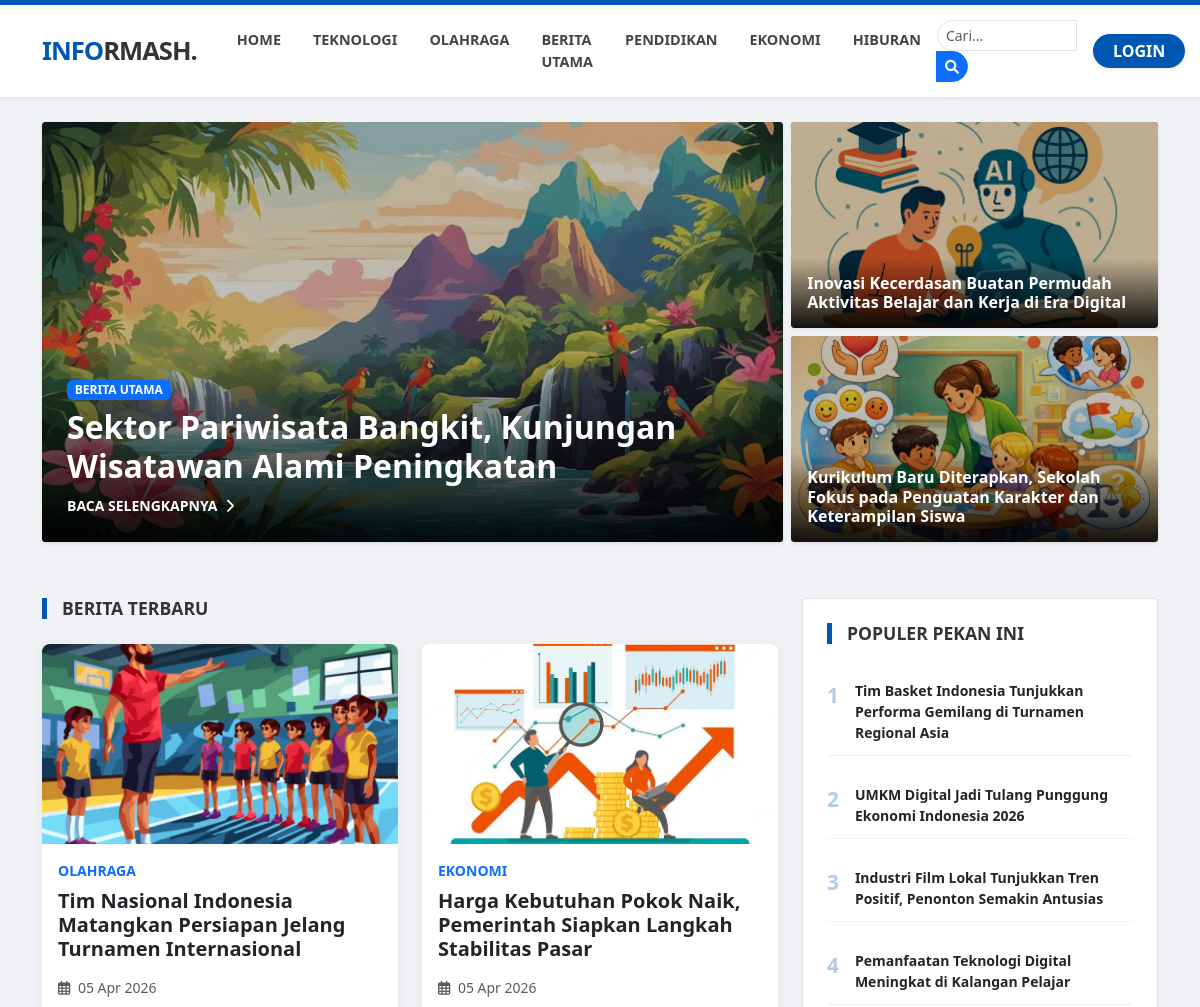
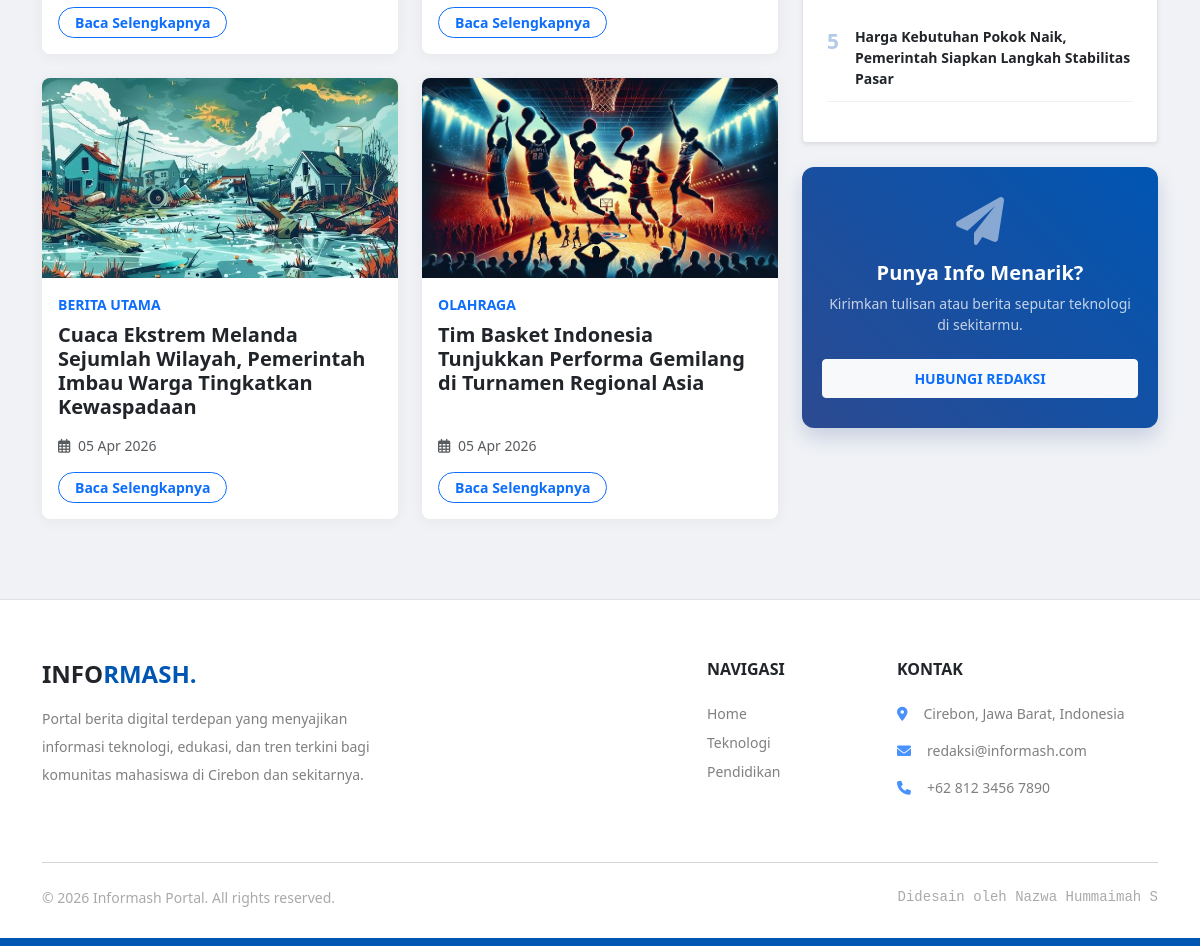
The page / on the database its author committed (2 pictures, top to bottom).
### tables this page shows
CREATE TABLE `kategori` (
  `id_kategori` int(11) NOT NULL,
  `nama_kategori` varchar(100) DEFAULT NULL
);

CREATE TABLE `artikel` (
  `id_artikel` int(11) NOT NULL,
  `judul` varchar(200) DEFAULT NULL,
  `isi` text DEFAULT NULL,
  `gambar` varchar(200) DEFAULT NULL,
  `tanggal` datetime DEFAULT NULL,
  `status` enum('publish','draft') DEFAULT 'draft',
  `id_kategori` int(11) DEFAULT NULL,
  `id_user` int(11) DEFAULT NULL,
  `views` int(11) DEFAULT 0
);

### home_isi.php (the view, shortened to what this page needs)
<?php
$filter_kategori = isset($_GET['kategori']) ? mysqli_real_escape_string($conn, $_GET['kategori']) : '';
$search = isset($_GET['keyword']) ? mysqli_real_escape_string($conn, $_GET['keyword']) : '';
$where_clause = "WHERE a.status = 'publish'";
$headline_q = mysqli_query($conn, "SELECT a.*, k.nama_kategori FROM artikel a JOIN kategori k ON a.id_kategori = k.id_kategori $where_clause ORDER BY a.tanggal DESC, a.id_artikel DESC LIMIT 1");
$headline = mysqli_fetch_assoc($headline_q);
$side_where = $where_clause;
if ($headline) { $side_where .= " AND a.id_artikel != '".$headline['id_artikel']."'"; }
$side_q = mysqli_query($conn, "SELECT a.*, k.nama_kategori FROM artikel a JOIN kategori k ON a.id_kategori = k.id_kategori $side_where ORDER BY a.tanggal DESC LIMIT 2");
$offset = (empty($search) && empty($filter_kategori)) ? "OFFSET 3" : "OFFSET 0";
$latest_limit = (empty($search) && empty($filter_kategori)) ? "LIMIT 4" : "LIMIT 12";
$latest_q = mysqli_query($conn, "SELECT a.*, k.nama_kategori FROM artikel a JOIN kategori k ON a.id_kategori = k.id_kategori $where_clause ORDER BY a.tanggal DESC $latest_limit $offset");
$populer_q = mysqli_query($conn, "SELECT id_artikel, judul FROM artikel WHERE status = 'publish' ORDER BY views DESC LIMIT 5");
?>
<div class="container">
    <?php if($headline): ?>
    <div class="row g-2 mb-5">
        <div class="col-md-8">
            <div class="hero-main shadow-sm">
                <a href="index.php?menu=detail&id=<?= $headline['id_artikel'] ?>">
                    <img src="gambar/<?= $headline['gambar'] ?>" class="hero-img">
                </a>
                <div class="hero-text">
                    <span class="badge bg-primary mb-2 text-uppercase"><?= $headline['nama_kategori'] ?></span>
                    <h2 class="fw-bold">
                        <a href="index.php?menu=detail&id=<?= $headline['id_artikel'] ?>" class="text-white text-decoration-none"><?= $headline['judul'] ?></a>
                    </h2>
                    <a href="index.php?menu=detail&id=<?= $headline['id_artikel'] ?>" class="text-white small fw-bold text-decoration-none">BACA SELENGKAPNYA <i class="fas fa-chevron-right ms-1"></i></a>
                </div>
            </div>
        </div>
        <div class="col-md-4">
            <?php while($s = mysqli_fetch_assoc($side_q)): ?>
            <div class="hero-side mb-2 shadow-sm">
                <a href="index.php?menu=detail&id=<?= $s['id_artikel'] ?>">
                    <img src="gambar/<?= $s['gambar'] ?>" class="hero-img">
                </a>
                <div class="hero-text p-3">
                    <h6 class="fw-bold m-0">
                        <a href="index.php?menu=detail&id=<?= $s['id_artikel'] ?>" class="text-white text-decoration-none"><?= $s['judul'] ?></a>
                    </h6>
                </div>
            </div>
            <?php endwhile; ?>
        </div>
    </div>
    <?php endif; ?>
    <div class="row">
        <div class="col-md-8">
            <h5 class="section-title">Berita Terbaru</h5>
            <div class="row g-4">
                <?php if(mysqli_num_rows($latest_q) > 0): ?>
                    <?php while($l = mysqli_fetch_assoc($latest_q)): ?>
                    <div class="col-md-6">
                        <div class="card news-card h-100">
                            <a href="index.php?menu=detail&id=<?= $l['id_artikel'] ?>">
                                <img src="gambar/<?= $l['gambar'] ?>" class="card-img-top" alt="Thumbnail">
                            </a>
                            <div class="card-body d-flex flex-column">
                                <span class="text-primary small fw-bold text-uppercase mb-2"><?= $l['nama_kategori'] ?></span>
                                <h5 class="fw-bold mb-3">
                                    <a href="index.php?menu=detail&id=<?= $l['id_artikel'] ?>" class="text-dark text-decoration-none hover-blue">
                                        <?= $l['judul'] ?>
                                    </a>
                                </h5>
                                <div class="mt-auto">
                                    <p class="text-muted small mb-3"><i class="far fa-calendar-alt me-1"></i> <?= date('d M Y', strtotime($l['tanggal'])) ?></p>
                                    <a href="index.php?menu=detail&id=<?= $l['id_artikel'] ?>" class="btn btn-outline-primary btn-sm px-3 rounded-pill fw-bold">
                                        Baca Selengkapnya
                                    </a>
                                </div>
                            </div>
                        </div>
                    </div>
                    <?php endwhile; ?>
                <?php else: ?>
                    <div class="col-12">
                        <div class="alert alert-info">Belum ada berita lainnya untuk ditampilkan.</div>
                    </div>
                <?php endif; ?>
            </div>
        </div>
        <div class="col-md-4">
            <div class="bg-white p-4 shadow-sm rounded-1 mb-4 border">
                <h5 class="section-title mb-4">Populer Pekan Ini</h5>
                <?php $no=1; while($p = mysqli_fetch_assoc($populer_q)): ?>
                <a href="index.php?menu=detail&id=<?= $p['id_artikel'] ?>" class="pop-item d-flex align-items-start text-decoration-none mb-3">
                    <span class="pop-number me-3"><?= $no++ ?></span>
                    <span class="fw-bold small text-dark hover-blue"><?= $p['judul'] ?></span>
                </a>
                <?php endwhile; ?>
            </div>
            <div class="cta-banner mb-4">
                <i class="fas fa-paper-plane fa-3x mb-3 opacity-50"></i>
                <h5 class="fw-bold">Punya Info Menarik?</h5>
                <p class="small opacity-75 mb-4">Kirimkan tulisan atau berita seputar teknologi di sekitarmu.</p>
                <a href="https://wa.me/6281234567890" target="_blank" class="btn btn-light btn-sm fw-bold w-100 text-primary py-2">HUBUNGI REDAKSI</a>
            </div>
        </div>
    </div>
</div>

### menu.php (shortened to what this page needs)
<?php
$kategori_nav = mysqli_query($conn, "SELECT * FROM kategori LIMIT 6");
$search = isset($_GET['keyword']) ? mysqli_real_escape_string($conn, $_GET['keyword']) : '';
?>
<!DOCTYPE html>
<html lang="id">
<head>
    <link href="https://cdn.jsdelivr.net/npm/bootstrap@5.3.0/dist/css/bootstrap.min.css" rel="stylesheet">
    <link rel="stylesheet" href="https://cdnjs.cloudflare.com/ajax/libs/font-awesome/6.0.0/css/all.min.css">
</head>
<body>
<nav class="navbar navbar-expand-lg top-nav mb-4">
    <div class="container">
        <a class="navbar-brand me-4" href="index.php?menu=home">INFO<span style="color:#333">RMASH.</span></a>
        <div class="collapse navbar-collapse" id="navbarNav">
            <ul class="navbar-nav me-auto">
                <li class="nav-item"><a class="nav-link fw-bold px-3" href="index.php?menu=home">HOME</a></li>
                <?php while($cat = mysqli_fetch_assoc($kategori_nav)): ?>
                    <li class="nav-item">
                        <a class="nav-link fw-bold px-3" href="index.php?menu=home&kategori=<?= $cat['id_kategori'] ?>">
                            <?= strtoupper($cat['nama_kategori']) ?>
                        </a>
                    </li>
                <?php endwhile; ?>
            </ul>
            <div class="d-flex align-items-center gap-3">
                <form action="index.php" method="GET" class="d-flex m-0">
                    <div class="input-group input-group-sm">
                        <input type="text" name="keyword" class="form-control" placeholder="Cari..." value="<?= htmlspecialchars($search) ?>" style="border-radius: 20px 0 0 20px; width: 140px; border-secondary-subtle">
                        <button class="btn btn-primary" type="submit" style="border-radius: 0 20px 20px 0;">
                            <i class="fas fa-search"></i>
                        </button>
                    </div>
                </form>
                <a href="admin/login.php" class="btn btn-login shadow-sm">
                    LOGIN
                </a>
            </div>
        </div>
    </div>
</nav>

### index.php
<?php
include 'admin/koneksi.php';
$menu = isset($_GET['menu']) ? $_GET['menu'] : 'home';
include 'menu.php';
if ($menu == 'detail') {
    include 'home_detail.php';
} else {
    include 'home_isi.php';
}
include 'footer.php';
?>

### footer.php
<footer style="background: #ffffff; color: #555; padding: 60px 0 30px; margin-top: 80px; border-top: 1px solid #dee2e6; border-bottom: 8px solid var(--blue-main);">
    <div class="container">
        <div class="row g-4">
            <div class="col-lg-4 col-md-6">
                <h4 class="fw-bold text-dark mb-3">INFO<span style="color:var(--blue-main)">RMASH.</span></h4>
                <p class="small opacity-75 lh-lg">
                    Portal berita digital terdepan yang menyajikan informasi teknologi, edukasi, dan tren terkini bagi komunitas mahasiswa di Cirebon dan sekitarnya.
                </p>
            </div>
            <div class="col-lg-2 col-md-6 ms-lg-auto">
                <h6 class="text-dark fw-bold mb-4">NAVIGASI</h6>
                <ul class="list-unstyled small">
                    <li class="mb-2"><a href="index.php" class="text-decoration-none text-reset opacity-75">Home</a></li>
                    <li class="mb-2"><a href="index.php?kategori=1" class="text-decoration-none text-reset opacity-75">Teknologi</a></li>
                    <li class="mb-2"><a href="index.php?kategori=5" class="text-decoration-none text-reset opacity-75">Pendidikan</a></li>
                </ul>
            </div>
            <div class="col-lg-3 col-md-6">
                <h6 class="text-dark fw-bold mb-4">KONTAK</h6>
                <ul class="list-unstyled small opacity-75">
                    <li class="mb-3 d-flex align-items-start">
                        <i class="fas fa-map-marker-alt mt-1 me-3 text-primary"></i>
                        <span>Cirebon, Jawa Barat, Indonesia</span>
                    </li>
                    <li class="mb-3 d-flex align-items-center">
                        <i class="fas fa-envelope me-3 text-primary"></i>
                        <span>redaksi@informash.com</span>
                    </li>
                    <li class="d-flex align-items-center">
                        <i class="fas fa-phone me-3 text-primary"></i>
                        <span>+62 812 3456 7890</span>
                    </li>
                </ul>
            </div>
        </div>
        <hr class="mt-5 mb-4 opacity-10">
        <div class="row align-items-center">
            <div class="col-md-6 text-center text-md-start">
                <p class="mb-0 small opacity-50">&copy; 2026 Informash Portal. All rights reserved.</p>
            </div>
            <div class="col-md-6 text-center text-md-end mt-3 mt-md-0">
                <p class="mb-0 small opacity-50 font-monospace">Didesain oleh Nazwa Hummaimah S</p>
            </div>
        </div>
    </div>
</footer>

### menu.php (style rules this page uses)
:root { --blue-main: #0056b3; --blue-dark: #003d80; }
body { background-color: #f0f2f5; font-family: 'Segoe UI', sans-serif; }
.top-nav { background: white; border-top: 5px solid var(--blue-main); border-bottom: 1px solid #dee2e6; box-shadow: 0 2px 4px rgba(0,0,0,0.05); padding: 15px 0; }
.navbar-brand { color: var(--blue-main) !important; font-weight: 800; font-size: 1.6rem; letter-spacing: -1px; }
.nav-link { color: #444 !important; font-size: 0.9rem; transition: 0.3s; }
.hero-main, .hero-side { position: relative; overflow: hidden; background: #000; border-radius: 4px; }
.hero-main { height: 420px; }
.hero-side { height: 206px; }
.hero-img { width: 100%; height: 100%; object-fit: cover; opacity: 0.75; transition: 0.5s; }
.hero-text { position: absolute; bottom: 0; left: 0; padding: 25px; color: white; right: 0; background: linear-gradient(transparent, rgba(0,0,0,0.9)); }
.section-title { border-left: 5px solid var(--blue-main); padding-left: 15px; font-weight: 800; text-transform: uppercase; font-size: 1.1rem; margin-bottom: 25px; }
.pop-item { border-bottom: 1px solid #f1f1f1; padding: 12px 0; display: flex; text-decoration: none; color: #333; align-items: flex-start; }
.pop-number { color: var(--blue-main); font-weight: 800; font-size: 1.3rem; margin-right: 15px; opacity: 0.3; }
.btn-login { background-color: var(--blue-main); color: white; border-radius: 20px; padding: 5px 20px; font-weight: bold; border: none; transition: 0.3s; }

### home_isi.php (style rules this page uses)
.news-card { border: none; box-shadow: 0 2px 15px rgba(0,0,0,0.05); transition: 0.3s; border-radius: 8px; overflow: hidden; }
.card-img-top { height: 200px; object-fit: cover; }
.section-title { border-left: 5px solid var(--blue-main); padding-left: 15px; font-weight: 800; text-transform: uppercase; font-size: 1.1rem; margin-bottom: 25px; color: #333; }
.pop-number { color: var(--blue-main); font-weight: 800; font-size: 1.3rem; opacity: 0.3; }
.cta-banner { background: linear-gradient(45deg, #2c4a91, #0056b3); color: white; padding: 30px 20px; border-radius: 12px; text-align: center; box-shadow: 0 10px 20px rgba(44, 74, 145, 0.2); }

### rows shown on the page
kategori: nama_kategori "TEKNOLOGI"
kategori: nama_kategori "OLAHRAGA"
kategori: nama_kategori "BERITA UTAMA"
kategori: nama_kategori "PENDIDIKAN"
kategori: nama_kategori "EKONOMI"
kategori: nama_kategori "HIBURAN"
artikel: gambar (picture), id_kategori.nama_kategori "BERITA UTAMA", judul "Sektor Pariwisata Bangkit, Kunjungan Wisatawan Alami Peningkatan"
artikel: gambar (picture), judul "Inovasi Kecerdasan Buatan Permudah Aktivitas Belajar dan Kerja di Era Digital"
artikel: gambar (picture), judul "Kurikulum Baru Diterapkan, Sekolah Fokus pada Penguatan Karakter dan Keterampilan Siswa"
artikel: gambar (picture), id_kategori.nama_kategori "OLAHRAGA", judul "Tim Nasional Indonesia Matangkan Persiapan Jelang Turnamen Internasional", tanggal "05 Apr 2026"
artikel: gambar (picture), id_kategori.nama_kategori "EKONOMI", judul "Harga Kebutuhan Pokok Naik, Pemerintah Siapkan Langkah Stabilitas Pasar", tanggal "05 Apr 2026"
artikel: gambar (picture), id_kategori.nama_kategori "BERITA UTAMA", judul "Cuaca Ekstrem Melanda Sejumlah Wilayah, Pemerintah Imbau Warga Tingkatkan Kewaspadaan", tanggal "05 Apr 2026"
artikel: gambar (picture), id_kategori.nama_kategori "OLAHRAGA", judul "Tim Basket Indonesia Tunjukkan Performa Gemilang di Turnamen Regional Asia", tanggal "05 Apr 2026"
artikel: judul "UMKM Digital Jadi Tulang Punggung Ekonomi Indonesia 2026"
artikel: judul "Industri Film Lokal Tunjukkan Tren Positif, Penonton Semakin Antusias"
artikel: judul "Pemanfaatan Teknologi Digital Meningkat di Kalangan Pelajar"
